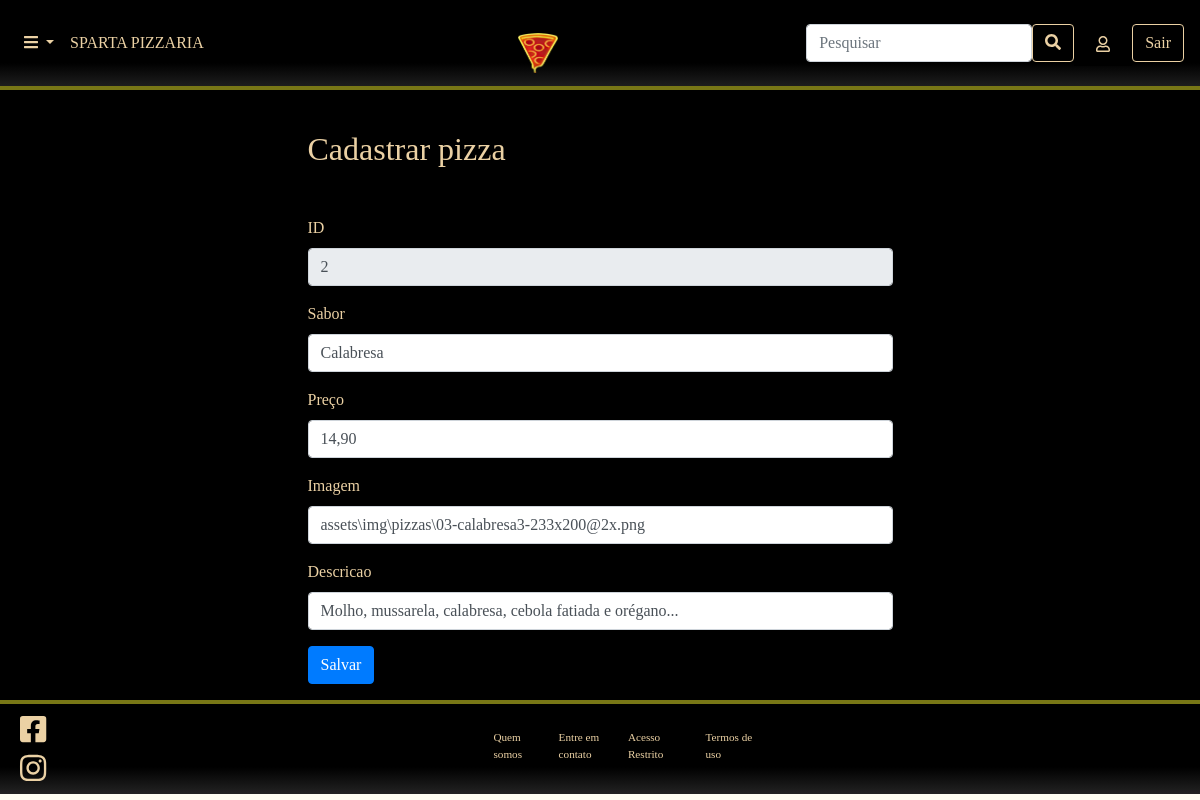
The page /form_pizza.php?id=2 on the database as committed earlier.
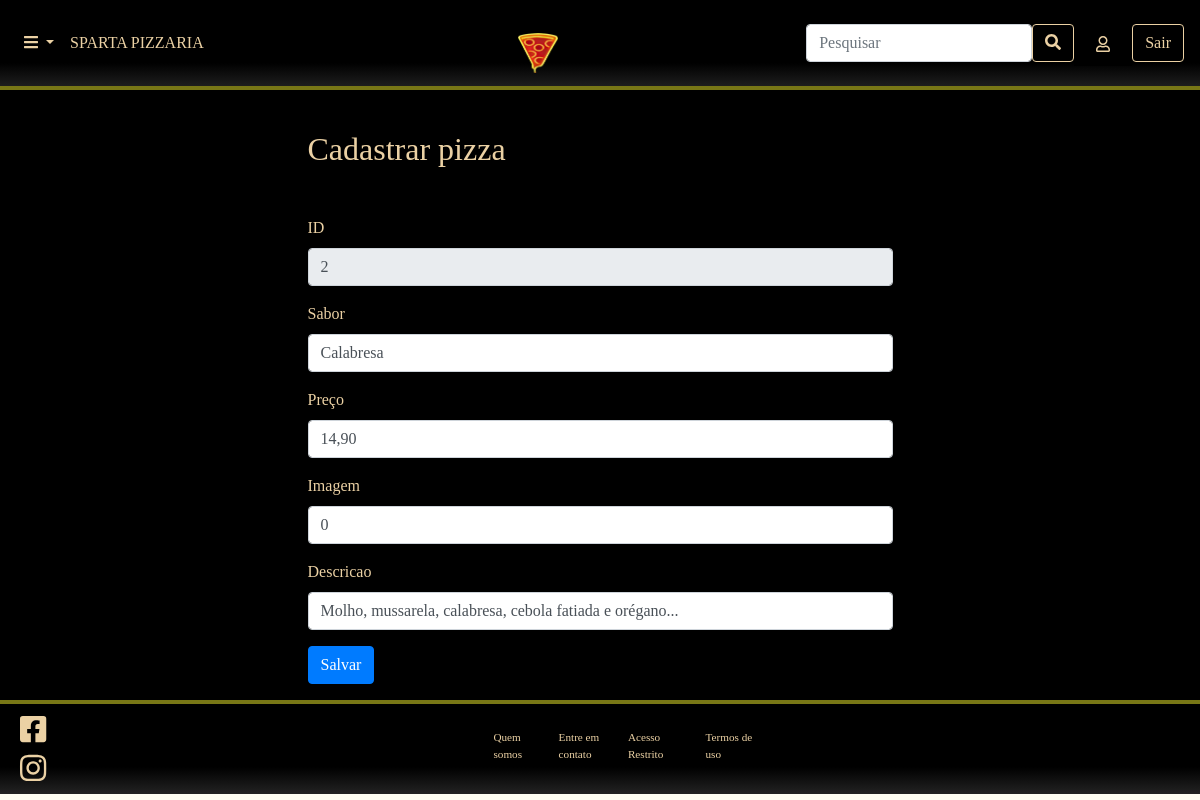
The same page on the database as committed later.
### tables this page shows
CREATE TABLE `pizza` (
  `id` int NOT NULL AUTO_INCREMENT,
  `sabor` varchar(65) NOT NULL,
  `preco` float NOT NULL,
  `imagem` varchar(200) DEFAULT NULL,
  `descricao` varchar(145) NOT NULL,
  `categoria` char(1) NOT NULL,
  PRIMARY KEY (`id`)
);

### classes/Conexao.php (called while the page is built, shortened)
<?php
class Conexao
{
	private $host;
	private $user;
	private $password;
	public function __construct() {
		$this->host = 'mysql:host=localhost;dbname=pizzaria_sparta';
		$this->user = 'root';
		$this->password = 'JuanPablo';
	}
    public function conectar() {
    	try {
			$conn = new PDO(
							$this->host,
							$this->user,
							$this->password
						);
			return $conn;
		} catch (PDOException $e) {
			echo 'Erro na conexao. Erro reportado: ' . $e->getMessage();
			exit;
		}
    }
}

### classes/PizzaDAO.php (called while the page is built, shortened)
<?php
require_once 'Model.php';
class PizzaDAO extends Model
{
    public function __construct()
    {
        $this->tabela = 'pizza';
        $this->class  = 'Pizza';
    }
}

### classes/Model.php (called while the page is built, shortened)
<?php
require 'Conexao.php';
class Model
{
	protected $tabela;
	protected $class;
	protected $db;
	public function __construct()
	{
		$conexao = new Conexao();
		$this->db = $conexao->conectar();
	}
    public function get($id)
    {
        $sql = "SELECT * FROM {$this->tabela} WHERE id = {$id}";
        $stmt = $this->db->prepare($sql);
        $stmt->setFetchMode(PDO::FETCH_CLASS, $this->class);
        $stmt->execute();
        return $stmt->fetch();
    }
}

### classes/Pizza.php (called while the page is built, shortened)
<?php
class Pizza
{
	private $id;
	private $sabor;
	private $preco;
	private $imagem;
	private $descricao;
    public function getId()
    {
        return $this->id;
    }
    public function getSabor()
    {
        return $this->sabor;
    }
    public function getPreco()
    {
        return number_format($this->preco, 2, ',','.');
    }
    public function getImagem()
    {
        return $this->imagem;
    }
    public function getDescricao()
    {
        return $this->descricao;
    }
}

### form_pizza.php (the view)
<?php include './layout/header.php'; ?>
<?php include './layout/menu.php'; ?>
<?php
	require 'classes/Pizza.php';
	require 'classes/PizzaDAO.php';
	$pizza = new Pizza();
	if(isset($_GET['id']) && $_GET['id'] != '') {
		$id = $_GET['id'];
		$pizzaDAO = new PizzaDAO();
		$pizza = $pizzaDAO->get($id);
	}
?>
<div class="row" style="margin-top:40px">
	<div class="col-6 offset-3">
		<h2>Cadastrar pizza</h2>
	</div>
</div>
<div class="row">
	<div class="col-6 offset-3">
		<p>&nbsp;</p>
		<form action="controle_pizza.php?acao=<?= ( $pizza->getId() != '' ? 'editar' : 'cadastrar' )?>" method="post">
			<div class="form-group">
				<label for="id">ID</label>
				<input type="text" class="form-control" name="id" id="id" value="<?=($pizza->getId() != '' ? $pizza->getId() : '')?>" readonly>
			</div>
			<div class="form-group">
				<label for="sabor">Sabor</label>
				<input type="text" class="form-control" name="sabor" id="sabor" required value="<?= ($pizza->getSabor() != '' ? $pizza->getSabor() : '') ?>">
			</div>
			<div class="form-group">
				<label for="preco">Preço</label>
				<input type="text" name="preco" id="preco" required value="<?= ($pizza->getPreco() != '' ? $pizza->getPreco() : '0,00' ) ?>" class="form-control moeda">
			</div>
			<div class="form-group">
				<label for="imagem">Imagem</label>
				<input type="text" class="form-control" name="imagem" id="imagem" required value="<?=($pizza->getImagem() != '' ? $pizza->getImagem() : '')?>">
			</div>
			<div class="form-group">
				<label for="descricao">Descricao</label>
				<input type="text" class="form-control" name="descricao" id="descricao" required value="<?=($pizza->getDescricao() != '' ? $pizza->getDescricao() : '')?>">
			</div>
			<div class="form-group">
				<button type="submit" class="btn btn-primary">Salvar</button>
			</div>
		</form>
	</div>
</div>
<?php include './layout/footer.php'; ?>

Rows that differ between the two databases and show on the page:
changed pizza "Calabresa": imagem "assets\\img\\pizzas\\03-calabresa3-233x200@2x.png" → "0"
